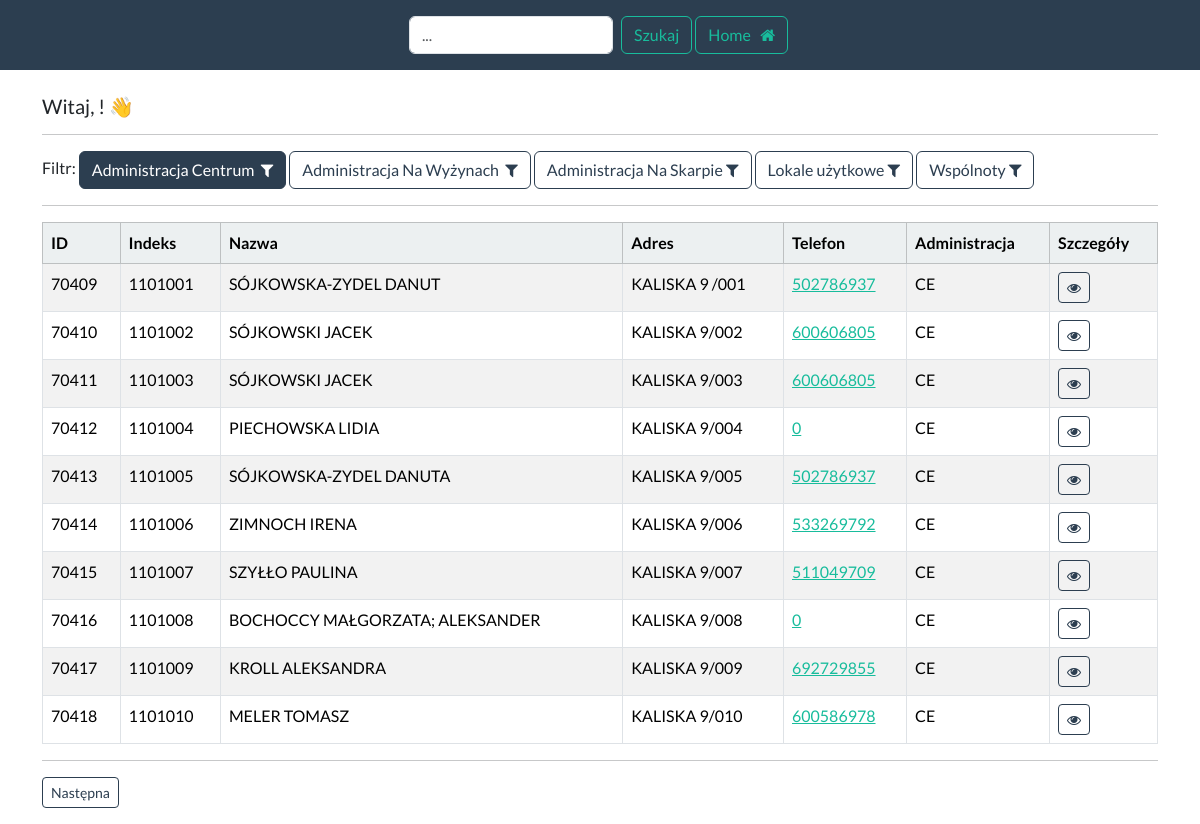
The page /telefony/dashboard_ce (signed in) on the database as committed earlier.
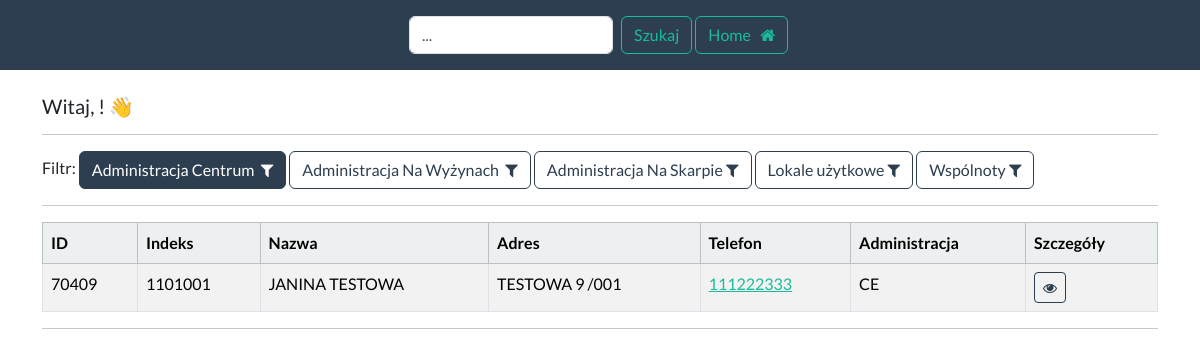
The same page on the database as committed later.
### telefony/models.py (models this page shows, shortened)
class Mieszkaniec(models.Model):
    data_utworzenia = models.CharField(max_length=15, blank=True)
    indeks = models.CharField(max_length=7, blank=True)
    nazwa = models.CharField(max_length=255, blank=True)
    adres = models.CharField(max_length=255, blank=True)
    klatka = models.CharField(max_length=2, blank=True)
    telefon = models.CharField(max_length=20, blank=True)
    telefon2 = models.CharField(max_length=20, blank=True)
    telefon3 = models.CharField(max_length=20, blank=True)
    symbol_budynku = models.CharField(max_length=4, blank=True)
    tak = "tak"
    nie = "nie"
    zgoda_wybor = [
        (tak, "tak"),
        (nie, "nie")
    ]
    zgoda = models.CharField(
        max_length=3,
        choices=zgoda_wybor,
        default=tak,
    )
    ce = "CE"
    nw = "NW"
    ns = "NS"
    administracja_wybor = [
        (ns, "NS"),
        (nw, "NW"),
        (ce, "CE")
    ]
    administracja = models.CharField(
        max_length=2,
        choices=administracja_wybor,
        default=ce,
    )
    content = models.TextField(max_length=160, blank=True, null=True)
    phone = models.TextField(blank=True, null=True)

### telefony/views.py (the view)
# urls.py: path("dashboard_ce", views.dashboard_ce,
@login_required(login_url="login")
def dashboard_ce(request):
	my_records = Mieszkaniec.objects.all().filter(administracja="CE")
	p = Paginator(Mieszkaniec.objects.all().filter(administracja="CE"), 10)
	page = request.GET.get("page")
	my_record = p.get_page(page)
	return render(request, "dashboard-ce.html", {"records": my_records, "my_record": my_record})

### telefony/templates/dashboard-ce.html (shortened to what this page needs)
{% extends 'base-telefony-ce.html' %}
{% block content %}
    <h5> Witaj, {{ user.first_name }} {{ user.last_name }}! 👋 </h5>
    <hr>
    Filtr:
    <a class="btn btn-primary" href="{% url 'dashboard_ce' %}">Administracja Centrum &nbsp;<i
            class="fa fa-filter"
            aria-hidden="true"></i> </a>
    <a class="btn btn-outline-primary" href="{% url 'dashboard_nw' %}">Administracja Na Wyżynach &nbsp;<i
            class="fa fa-filter"
            aria-hidden="true"></i> </a>
    <a class="btn btn-outline-primary" href="{% url 'dashboard_ns' %}">Administracja Na Skarpie&nbsp;<i
            class="fa fa-filter"
            aria-hidden="true"></i> </a>
    <a class="btn btn-outline-primary" href="{% url 'dashboard_lu' %}">Lokale użytkowe&nbsp;<i
            class="fa fa-filter"
            aria-hidden="true"></i> </a>
    <a class="btn btn-outline-primary" href="{% url 'dashboard_w' %}">Wspólnoty&nbsp;<i
            class="fa fa-filter"
            aria-hidden="true"></i> </a>
    <hr>
    <table class="table  table-bordered table-striped" id="sample_data">
        <thead class="table-light">
        <tr>
            <th scope="col"> ID</th>
            <th scope="col"> Indeks</th>
            <th scope="col"> Nazwa</th>
            <th scope="col"> Adres</th>
            <th scope="col"> Telefon</th>
            <th scope="col"> Administracja</th>
            <th scope="col"> Szczegóły</th>
        </tr>
        </thead>
        <tbody>
        {% for record in my_record %}
            <tr>
                <td> {{ record.id }} </td>
                <td> {{ record.indeks }} </td>
                <td> {{ record.nazwa }}</td>
                <td> {{ record.adres }} </td>
                <td> <a href="{{ record.telefon }}">{{ record.telefon }}</a> </td>
                <td> {{ record.administracja }} </td>
                <td><a class="btn btn-outline-primary btn-sm" href="{% url 'view_telefony' record.id %}">
                    <i class="fa fa-eye" aria-hidden="true"></i> </a></td>
            </tr>
        {% endfor %}
        </tbody>
    </table>
    <hr>
    <nav aria-label="Page navigation example">
        <ul class="pagination">
            {% if my_record.has_next %}
                <a class="btn btn-outline-primary btn-sm" href="?page={{ my_record.next_page_number }}">Następna</a>
            {% endif %}
        </ul>
    </nav>
{% endblock %}

### telefony/templates/base-telefony-ce.html (shortened to what this page needs)
{% load static %}
<!DOCTYPE html>
<html>
<head>
    <link rel="stylesheet" type="text/css" href="https://bootswatch.com/5/flatly/bootstrap.min.css">
    <link rel="stylesheet" type="text/css" href="{% static 'css/styles.css' %}"/>
    <link rel="stylesheet" href="https://cdnjs.cloudflare.com/ajax/libs/font-awesome/4.7.0/css/font-awesome.min.css">
</head>
<body>
{% include 'navbar-telefony-ce.html' %}
<div class="container">
    <br>
    {% block content %}
    {% endblock %}
</div>
</body>
</html>

### telefony/templates/navbar-telefony-ce.html (shortened to what this page needs)
<nav class="navbar navbar-expand-lg navbar-dark bg-primary justify-content-center">
    <ul class="navbar-nav ms-center">
        {% if user.is_authenticated %}
            <form class="d-flex" role="search" method="POST" action="{% url "search_telefony" %}">
                <input class="form-control me-2" type="search" placeholder="..." aria-label="Search"
                       name="searched">
                <button class="btn btn-outline-success" type="submit">Szukaj</button>
            </form>&nbsp;<br>
            <a class="btn btn-outline-success" href="{% url 'dashboard' %}">Home &nbsp; <i
                    class="fa fa-home"
                    aria-hidden="true"></i>
            </a>&nbsp;<br>
            </ul>
        {% endif %}
</nav>

Rows that differ between the two databases and show on the page:
removed Mieszkaniec: id "70410", indeks "1101002", nazwa "SÓJKOWSKI JACEK", adres "KALISKA 9/002", telefon "600606805", administracja "CE"
removed Mieszkaniec: id "70411", indeks "1101003", nazwa "SÓJKOWSKI JACEK", adres "KALISKA 9/003", telefon "600606805", administracja "CE"
removed Mieszkaniec: id "70412", indeks "1101004", nazwa "PIECHOWSKA LIDIA", adres "KALISKA 9/004", telefon "0", administracja "CE"
removed Mieszkaniec: id "70413", indeks "1101005", nazwa "SÓJKOWSKA-ZYDEL DANUTA", adres "KALISKA 9/005", telefon "502786937", administracja "CE"
removed Mieszkaniec: id "70414", indeks "1101006", nazwa "ZIMNOCH IRENA", adres "KALISKA 9/006", telefon "533269792", administracja "CE"
removed Mieszkaniec: id "70415", indeks "1101007", nazwa "SZYŁŁO PAULINA", adres "KALISKA 9/007", telefon "511049709", administracja "CE"
removed Mieszkaniec: id "70416", indeks "1101008", nazwa "BOCHOCCY MAŁGORZATA; ALEKSANDER", adres "KALISKA 9/008", telefon "0", administracja "CE"
removed Mieszkaniec: id "70417", indeks "1101009", nazwa "KROLL ALEKSANDRA", adres "KALISKA 9/009", telefon "692729855", administracja "CE"
removed Mieszkaniec: id "70418", indeks "1101010", nazwa "MELER TOMASZ", adres "KALISKA 9/010", telefon "600586978", administracja "CE"
changed Mieszkaniec "CE": nazwa "SÓJKOWSKA-ZYDEL DANUT" → "JANINA TESTOWA"; adres "KALISKA 9 /001" → "TESTOWA 9 /001"; telefon "502786937" → "111222333"
Other text that changed with them:
text no longer shown: "Następna"
